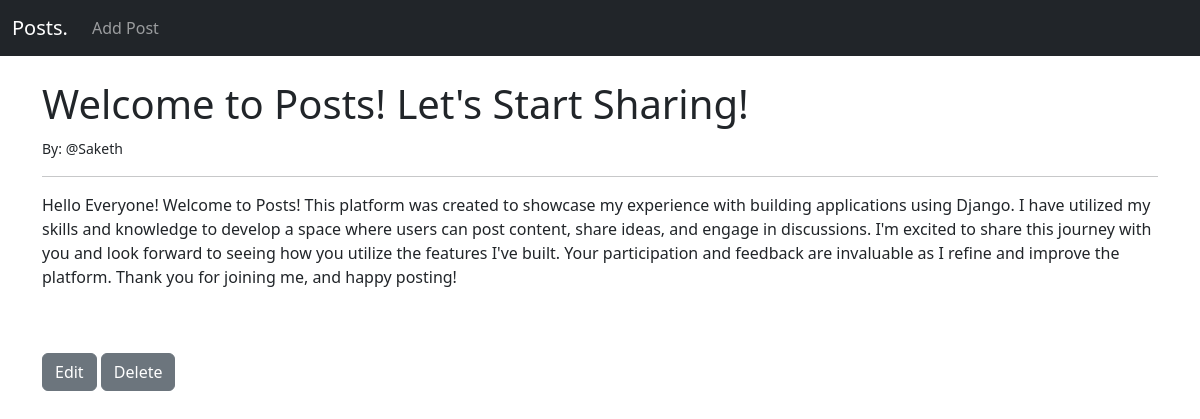
Page /post/1 on the earlier database version.
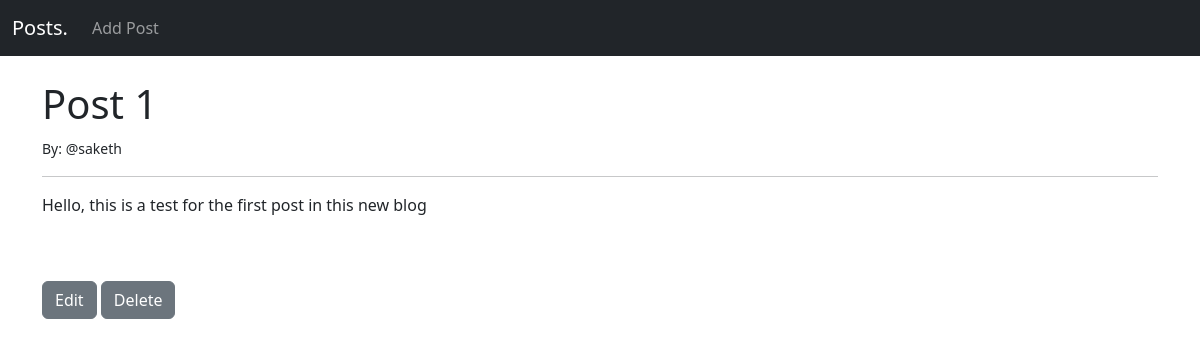
Same page on the later database version.
### startBlog/models.py (models this page shows, shortened)
class Post(models.Model):
    title = models.CharField(max_length=255)
    author = models.ForeignKey(User, on_delete=models.CASCADE) #If user is deleted then this removes all the posts from the user
    body = models.TextField()

### startBlog/views.py (the view)
# urls.py: path('post/<int:pk>', PostView.as_view(), name="post-detail"), #the <int:pk> is passing the primary key as a parameter
class PostView(DetailView):
    model = Post
    template_name = 'post_detail.html'

### startBlog/templates/post_detail.html (shortened to what this page needs)
{%  extends 'base.html' %}
{%  block content    %}
<h1>{{  post.title  }}</h1>
<small>By: @{{ post.author  }}</small>
<hr>
<p>{{   post.body   }}</p>
<br><br>
<a href="{% url 'edit-post' post.pk %}" class="btn btn-secondary">Edit</a>
<a href="{% url 'delete-post' post.pk %}" class="btn btn-secondary">Delete</a>
{%  endblock    %}

Differences in the rows shown:
changed Post: title "Welcome to Posts! Let's Start Sharing!" → "Post 1"; author "Saketh" → "saketh"; body "Hello Everyone! Welcome to Posts! This platform was created to showcase my experience with building applications using Django. I have utilized my skills and knowledge to develop a space where users can post content, share ideas, and engage in discussions. I'm excited to share this journey with you and look forward to seeing how you utilize the features I've built. Your participation and feedback are invaluable as I refine and improve the platform. Thank you for joining me, and happy posting!" → "Hello, this is a test for the first post in this new blog"
